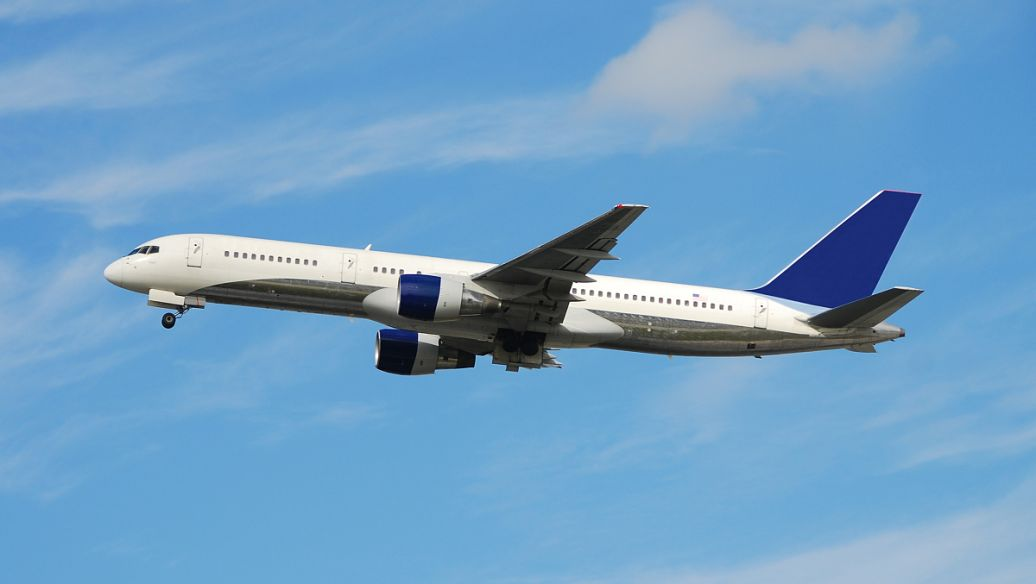
#> input picture test.jpg, 1036 x 584 px
$ python task2_1.py
#> lines starting #> are read from the running program, lines starting #| are printed output that depends on the picture
import cv2
from PIL import Image
import matplotlib.pyplot as plt

# 1. 用 OpenCV 读取图片
img_cv = cv2.imread('test.jpg')
#> img_cv is the input picture: shape (584, 1036, 3); mean B, G, R 198.1, 159.7, 111.6
if img_cv is None:
    print("错误：找不到 test.jpg，请检查图片名字和路径！")
else:
    # 2. 用 Pillow 读取图片并显示
    img_pil = Image.open('test.jpg')
    img_pil.show(title="Pillow 显示原图")

    # 3. 分离三个通道 (OpenCV 默认是 BGR 格式)
    b, g, r = cv2.split(img_cv)
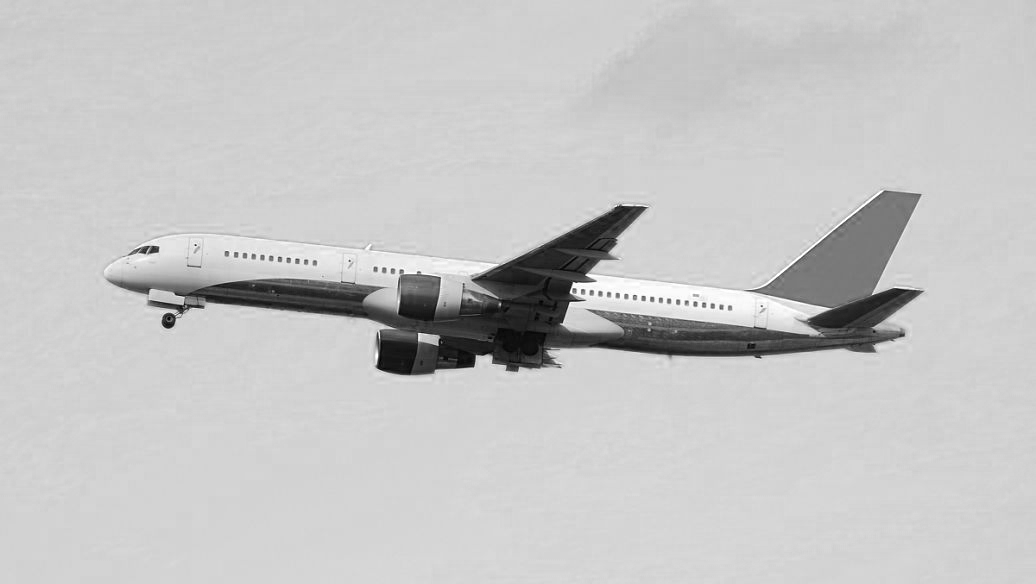
#> b: shape (584, 1036); min 0, max 255, mean 198.1
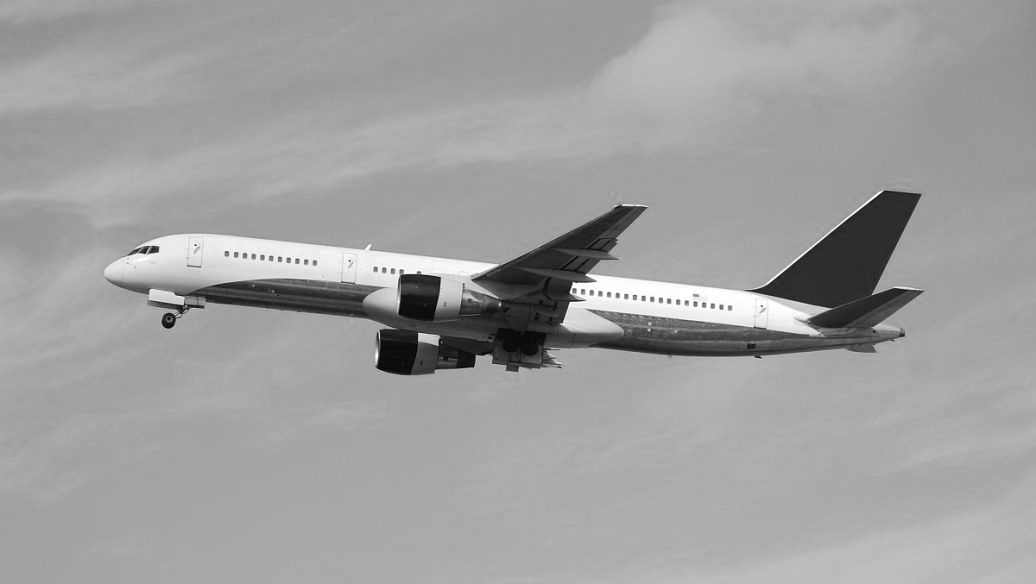
#> g: shape (584, 1036); min 0, max 255, mean 159.7
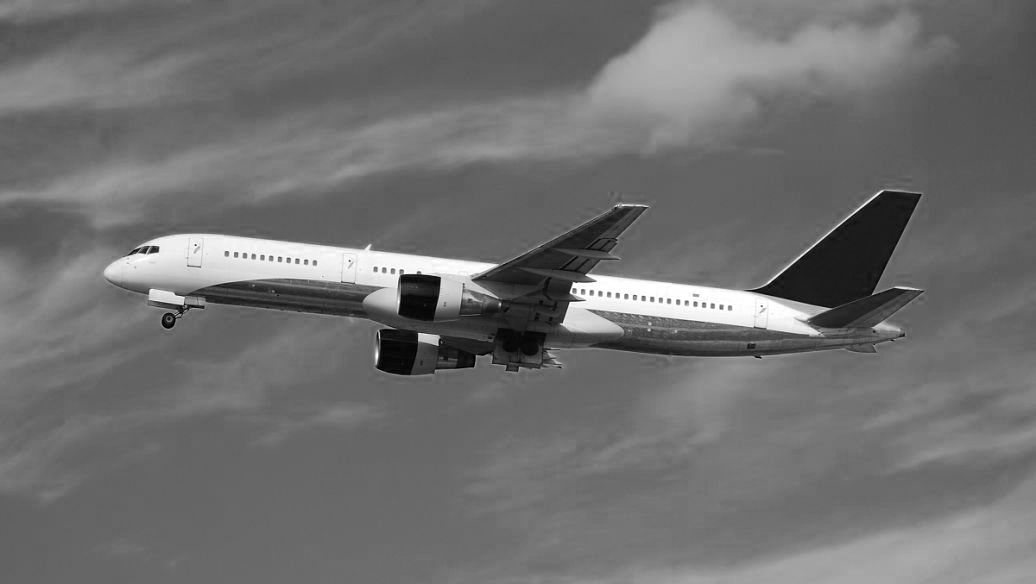
#> r: shape (584, 1036); min 0, max 255, mean 111.6

    # 把 BGR 转为 RGB 用于 matplotlib 正常显示颜色
    img_rgb = cv2.cvtColor(img_cv, cv2.COLOR_BGR2RGB)

    # 4. 使用 matplotlib 画出原图和三个单通道
    plt.figure(figsize=(10, 8))

    plt.subplot(2, 2, 1)
    plt.title('Original Image')
    plt.imshow(img_rgb)
    plt.axis('off')

    plt.subplot(2, 2, 2)
    plt.title('Blue Channel')
    plt.imshow(b, cmap='gray')
    plt.axis('off')

    plt.subplot(2, 2, 3)
    plt.title('Green Channel')
    plt.imshow(g, cmap='gray')
    plt.axis('off')

    plt.subplot(2, 2, 4)
    plt.title('Red Channel')
    plt.imshow(r, cmap='gray')
    plt.axis('off')

    plt.tight_layout()
    plt.show()
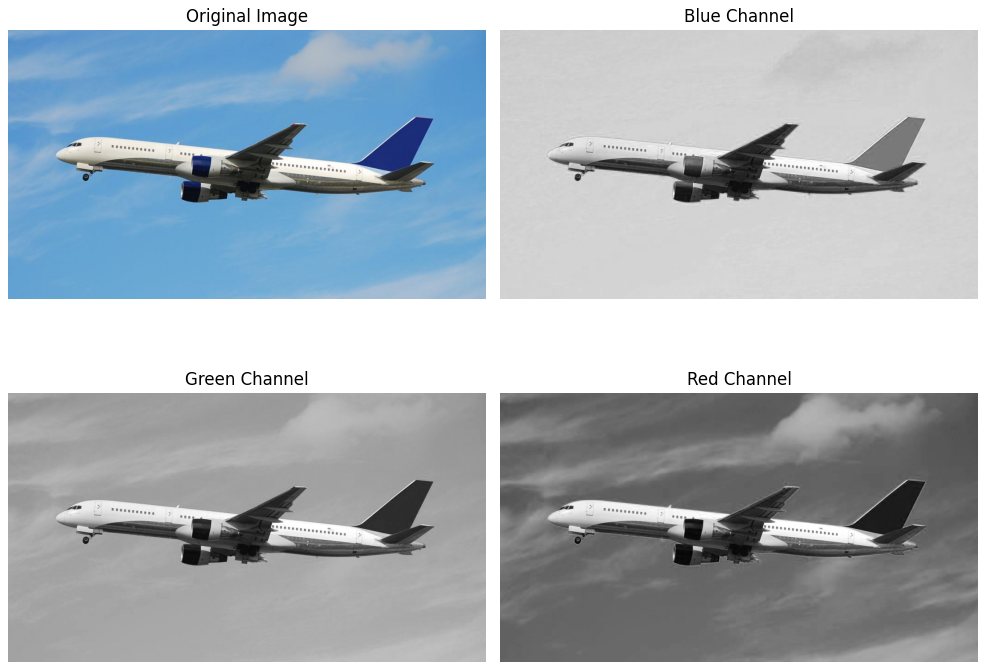
#> figure drawn by matplotlib, 4 panels
